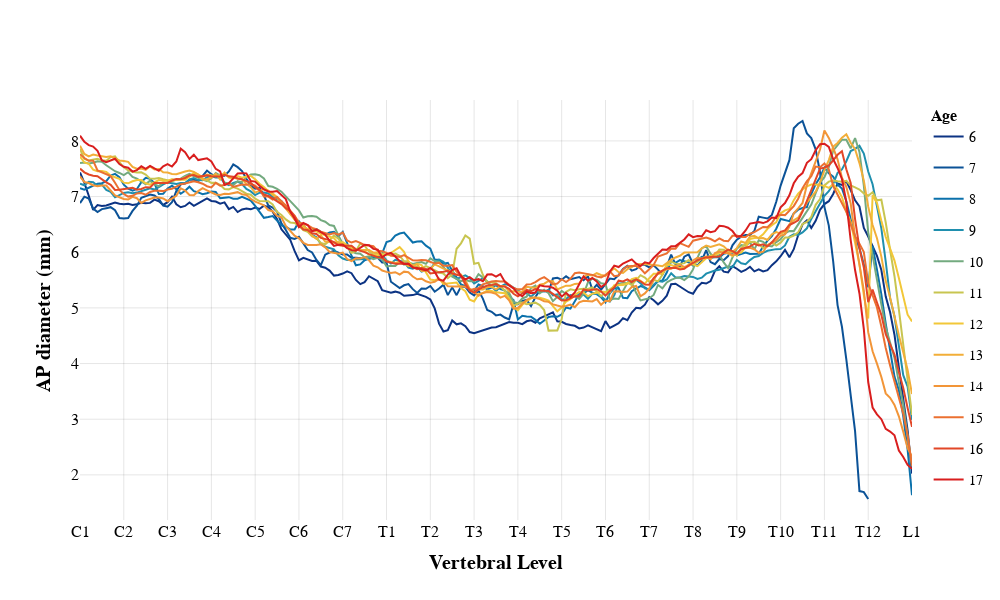
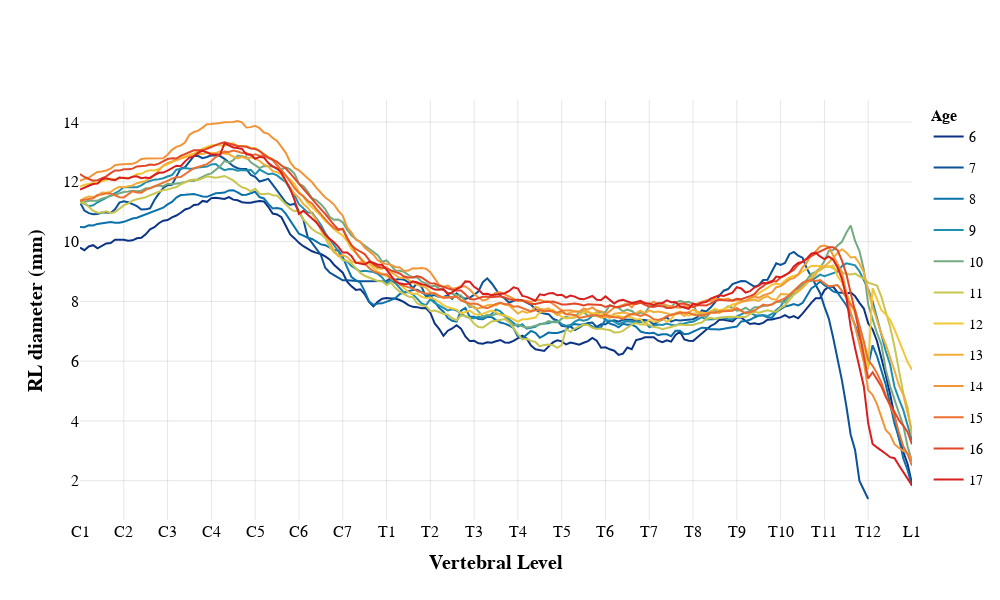

Notebook code for these charts, in order:
### Markdown cell above
### 2. Antero-posterior (AP) diameter, right-left (RL) diameter

### Code cell
plot_morphometrics(morphometrics_df, 'AP_diameter', 'AP diameter (mm)')
plot_morphometrics(morphometrics_df, 'RL_diameter', 'RL diameter (mm)')

### Figure 1 — Plotly figure (JSON) as saved in the notebook; plotly's stock layout.template omitted (floating-point values rounded to 4 significant figures; data arrays with more than 128 entries replaced by an {"elided": "..."} marker saying what was removed)
{"data": [{"legendgroup": "Age 6", "line": {"color": "rgb(12, 51, 131)", "width": 2}, "marker": {"size": 6}, "mode": "lines", "name": "6", "type": "scatter", "x": {"elided": "191 float values"}, "y": {"elided": "191 float values"}}, {"legendgroup": "Age 7", "line": {"color": "rgb(11, 82, 151)", "width": 2}, "marker": {"size": 6}, "mode": "lines", "name": "7", "type": "scatter", "x": {"elided": "181 float values"}, "y": {"elided": "181 float values"}}, {"legendgroup": "Age 8", "line": {"color": "rgb(11, 113, 171)", "width": 2}, "marker": {"size": 6}, "mode": "lines", "name": "8", "type": "scatter", "x": {"elided": "191 float values"}, "y": {"elided": "191 float values"}}, {"legendgroup": "Age 9", "line": {"color": "rgb(31, 143, 174)", "width": 2}, "marker": {"size": 6}, "mode": "lines", "name": "9", "type": "scatter", "x": {"elided": "191 float values"}, "y": {"elided": "191 float values"}}, {"legendgroup": "Age 10", "line": {"color": "rgb(115, 170, 127)", "width": 2}, "marker": {"size": 6}, "mode": "lines", "name": "10", "type": "scatter", "x": {"elided": "191 float values"}, "y": {"elided": "191 float values"}}, {"legendgroup": "Age 11", "line": {"color": "rgb(200, 197, 80)", "width": 2}, "marker": {"size": 6}, "mode": "lines", "name": "11", "type": "scatter", "x": {"elided": "191 float values"}, "y": {"elided": "191 float values"}}, {"legendgroup": "Age 12", "line": {"color": "rgb(242, 199, 56)", "width": 2}, "marker": {"size": 6}, "mode": "lines", "name": "12", "type": "scatter", "x": {"elided": "191 float values"}, "y": {"elided": "191 float values"}}, {"legendgroup": "Age 13", "line": {"color": "rgb(242, 174, 56)", "width": 2}, "marker": {"size": 6}, "mode": "lines", "name": "13", "type": "scatter", "x": {"elided": "191 float values"}, "y": {"elided": "191 float values"}}, {"legendgroup": "Age 14", "line": {"color": "rgb(242, 149, 56)", "width": 2}, "marker": {"size": 6}, "mode": "lines", "name": "14", "type": "scatter", "x": {"elided": "191 float values"}, "y": {"elided": "191 float values"}}, {"legendgroup": "Age 15", "line": {"color": "rgb(235, 112, 49)", "width": 2}, "marker": {"size": 6}, "mode": "lines", "name": "15", "type": "scatter", "x": {"elided": "191 float values"}, "y": {"elided": "191 float values"}}, {"legendgroup": "Age 16", "line": {"color": "rgb(226, 71, 39)", "width": 2}, "marker": {"size": 6}, "mode": "lines", "name": "16", "type": "scatter", "x": {"elided": "191 float values"}, "y": {"elided": "191 float values"}}, {"legendgroup": "Age 17", "line": {"color": "rgb(217, 30, 30)", "width": 2}, "marker": {"size": 6}, "mode": "lines", "name": "17", "type": "scatter", "x": {"elided": "191 float values"}, "y": {"elided": "191 float values"}}], "layout": {"height": 600, "legend": {"font": {"color": "black", "family": "Arial", "size": 14}, "title": {"font": {"color": "black", "family": "Arial", "size": 16, "weight": "bold"}, "text": "Age"}}, "title": {"text": " "}, "width": 1000, "xaxis": {"gridcolor": "rgba(0, 0, 0, 0.1)", "tickangle": 0, "tickcolor": "black", "tickfont": {"color": "black", "family": "Arial", "size": 16}, "tickmode": "array", "ticktext": ["C1", "C2", "C3", "C4", "C5", "C6", "C7", "T1", "T2", "T3", "T4", "T5", "T6", "T7", "T8", "T9", "T10", "T11", "T12", "L1"], "tickvals": [1, 2, 3, 4, 5, 6, 7, 8, 9, 10, 11, 12, 13, 14, 15, 16, 17, 18, 19, 20], "title": {"font": {"color": "black", "family": "Arial", "size": 20, "weight": "bold"}, "text": "Vertebral Level"}}, "yaxis": {"gridcolor": "rgba(0, 0, 0, 0.1)", "tickcolor": "black", "tickfont": {"color": "black", "family": "Arial", "size": 16}, "title": {"font": {"color": "black", "family": "Arial", "size": 20, "weight": "bold"}, "text": "AP diameter (mm)"}}}}

### Figure 2 — Plotly figure (JSON) as saved in the notebook; plotly's stock layout.template omitted (floating-point values rounded to 4 significant figures; data arrays with more than 128 entries replaced by an {"elided": "..."} marker saying what was removed)
{"data": [{"legendgroup": "Age 6", "line": {"color": "rgb(12, 51, 131)", "width": 2}, "marker": {"size": 6}, "mode": "lines", "name": "6", "type": "scatter", "x": {"elided": "191 float values"}, "y": {"elided": "191 float values"}}, {"legendgroup": "Age 7", "line": {"color": "rgb(11, 82, 151)", "width": 2}, "marker": {"size": 6}, "mode": "lines", "name": "7", "type": "scatter", "x": {"elided": "181 float values"}, "y": {"elided": "181 float values"}}, {"legendgroup": "Age 8", "line": {"color": "rgb(11, 113, 171)", "width": 2}, "marker": {"size": 6}, "mode": "lines", "name": "8", "type": "scatter", "x": {"elided": "191 float values"}, "y": {"elided": "191 float values"}}, {"legendgroup": "Age 9", "line": {"color": "rgb(31, 143, 174)", "width": 2}, "marker": {"size": 6}, "mode": "lines", "name": "9", "type": "scatter", "x": {"elided": "191 float values"}, "y": {"elided": "191 float values"}}, {"legendgroup": "Age 10", "line": {"color": "rgb(115, 170, 127)", "width": 2}, "marker": {"size": 6}, "mode": "lines", "name": "10", "type": "scatter", "x": {"elided": "191 float values"}, "y": {"elided": "191 float values"}}, {"legendgroup": "Age 11", "line": {"color": "rgb(200, 197, 80)", "width": 2}, "marker": {"size": 6}, "mode": "lines", "name": "11", "type": "scatter", "x": {"elided": "191 float values"}, "y": {"elided": "191 float values"}}, {"legendgroup": "Age 12", "line": {"color": "rgb(242, 199, 56)", "width": 2}, "marker": {"size": 6}, "mode": "lines", "name": "12", "type": "scatter", "x": {"elided": "191 float values"}, "y": {"elided": "191 float values"}}, {"legendgroup": "Age 13", "line": {"color": "rgb(242, 174, 56)", "width": 2}, "marker": {"size": 6}, "mode": "lines", "name": "13", "type": "scatter", "x": {"elided": "191 float values"}, "y": {"elided": "191 float values"}}, {"legendgroup": "Age 14", "line": {"color": "rgb(242, 149, 56)", "width": 2}, "marker": {"size": 6}, "mode": "lines", "name": "14", "type": "scatter", "x": {"elided": "191 float values"}, "y": {"elided": "191 float values"}}, {"legendgroup": "Age 15", "line": {"color": "rgb(235, 112, 49)", "width": 2}, "marker": {"size": 6}, "mode": "lines", "name": "15", "type": "scatter", "x": {"elided": "191 float values"}, "y": {"elided": "191 float values"}}, {"legendgroup": "Age 16", "line": {"color": "rgb(226, 71, 39)", "width": 2}, "marker": {"size": 6}, "mode": "lines", "name": "16", "type": "scatter", "x": {"elided": "191 float values"}, "y": {"elided": "191 float values"}}, {"legendgroup": "Age 17", "line": {"color": "rgb(217, 30, 30)", "width": 2}, "marker": {"size": 6}, "mode": "lines", "name": "17", "type": "scatter", "x": {"elided": "191 float values"}, "y": {"elided": "191 float values"}}], "layout": {"height": 600, "legend": {"font": {"color": "black", "family": "Arial", "size": 14}, "title": {"font": {"color": "black", "family": "Arial", "size": 16, "weight": "bold"}, "text": "Age"}}, "title": {"text": " "}, "width": 1000, "xaxis": {"gridcolor": "rgba(0, 0, 0, 0.1)", "tickangle": 0, "tickcolor": "black", "tickfont": {"color": "black", "family": "Arial", "size": 16}, "tickmode": "array", "ticktext": ["C1", "C2", "C3", "C4", "C5", "C6", "C7", "T1", "T2", "T3", "T4", "T5", "T6", "T7", "T8", "T9", "T10", "T11", "T12", "L1"], "tickvals": [1, 2, 3, 4, 5, 6, 7, 8, 9, 10, 11, 12, 13, 14, 15, 16, 17, 18, 19, 20], "title": {"font": {"color": "black", "family": "Arial", "size": 20, "weight": "bold"}, "text": "Vertebral Level"}}, "yaxis": {"gridcolor": "rgba(0, 0, 0, 0.1)", "tickcolor": "black", "tickfont": {"color": "black", "family": "Arial", "size": 16}, "title": {"font": {"color": "black", "family": "Arial", "size": 20, "weight": "bold"}, "text": "RL diameter (mm)"}}}}
